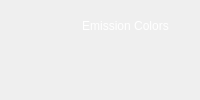
                            <widget class="QFrame" name="frame_53">
                             <property name="frameShape">
                              <enum>QFrame::NoFrame</enum>
                             </property>
                             <property name="frameShadow">
                              <enum>QFrame::Raised</enum>
                             </property>
                             <layout class="QVBoxLayout" name="verticalLayout_17">
                              <property name="spacing">
                               <number>0</number>
                              </property>
                              <property name="leftMargin">
                               <number>0</number>
                              </property>
                              <property name="topMargin">
                               <number>0</number>
                              </property>
                              <property name="rightMargin">
                               <number>0</number>
                              </property>
                              <property name="bottomMargin">
                               <number>0</number>
                              </property>
                              <item>
                               <widget class="QFrame" name="frame_60">
                                <property name="frameShape">
                                 <enum>QFrame::NoFrame</enum>
                                </property>
                                <property name="frameShadow">
                                 <enum>QFrame::Raised</enum>
                                </property>
                                <widget class="QLabel" name="label_23">
                                 <property name="geometry">
                                  <rect>
                                   <x>0</x>
                                   <y>0</y>
                                   <width>251</width>
                                   <height>51</height>
                                  </rect>
                                 </property>
                                 <property name="styleSheet">
                                  <string notr="true">font: 75 16pt &quot;Segoe UI&quot;;
color: rgb(255, 255, 255);</string>
                                 </property>
                                 <property name="text">
                                  <string>Emission Colors</string>
                                 </property>
                                 <property name="alignment">
                                  <set>Qt::AlignCenter</set>
                                 </property>
                                </widget>
                               </widget>
                              </item>
                              <item>
                               <widget class="QFrame" name="frame_61">
                                <property name="frameShape">
                                 <enum>QFrame::NoFrame</enum>
                                </property>
                                <property name="frameShadow">
                                 <enum>QFrame::Raised</enum>
                                </property>
                                <layout class="QHBoxLayout" name="horizontalLayout_33">
                                 <item>
                                  <widget class="QFrame" name="frame_62">
                                   <property name="frameShape">
                                    <enum>QFrame::NoFrame</enum>
                                   </property>
                                   <property name="frameShadow">
                                    <enum>QFrame::Raised</enum>
                                   </property>
                                   <layout class="QHBoxLayout" name="horizontalLayout_32">
                                    <item>
                                     <widget class="QPushButton" name="pushButton_red_zstack">
                                      <property name="minimumSize">
                                       <size>
                                        <width>23</width>
                                        <height>23</height>
                                       </size>
                                      </property>
                                      <property name="maximumSize">
                                       <size>
                                        <width>23</width>
                                        <height>23</height>
                                       </size>
                                      </property>
                                      <property name="styleSheet">
                                       <string notr="true">QPushButton{
	border:none;

	background-image: url(:/floresansPrefix/redUnPressed.png);
}</string>
                                      </property>
                                      <property name="text">
                                       <string/>
                                      </property>
                                     </widget>
                                    </item>
                                    <item>
                                     <widget class="QPushButton" name="pushButton_green_zstack">
                                      <property name="minimumSize">
                                       <size>
                                        <width>23</width>
                                        <height>23</height>
                                       </size>
                                      </property>
                                      <property name="maximumSize">
                                       <size>
                                        <width>23</width>
                                        <height>23</height>
                                       </size>
                                      </property>
                                      <property name="styleSheet">
                                       <string notr="true">QPushButton{
	background-image: url(:/floresansPrefix/greenUnPressed.png);
	border:none;
}</string>
                                      </property>
                                      <property name="text">
                                       <string/>
                                      </property>
                                     </widget>
                                    </item>
                                    <item>
                                     <widget class="QPushButton" name="pushButton_blue_zstack">
                                      <property name="minimumSize">
                                       <size>
                                        <width>23</width>
                                        <height>23</height>
                                       </size>
                                      </property>
                                      <property name="maximumSize">
                                       <size>
                                        <width>23</width>
                                        <height>23</height>
                                       </size>
                                      </property>
                                      <property name="styleSheet">
                                       <string notr="true">QPushButton{
	
	background-image: url(:/floresansPrefix/blueUnPressed.png);
	border:none;
}</string>
                                      </property>
                                      <property name="text">
                                       <string/>
                                      </property>
                                     </widget>
                                    </item>
                                    <item>
                                     <widget class="QPushButton" name="pushButton_uv_zstack">
                                      <property name="minimumSize">
                                       <size>
                                        <width>23</width>
                                        <height>24</height>
                                       </size>
                                      </property>
                                      <property name="maximumSize">
                                       <size>
                                        <width>23</width>
                                        <height>24</height>
                                       </size>
                                      </property>
                                      <property name="styleSheet">
                                       <string notr="true">QPushButton{
	
	background-image: url(:/floresansPrefix/uv_button_unpressed.png);
	border:none;
}</string>
                                      </property>
                                      <property name="text">
                                       <string/>
                                      </property>
                                     </widget>
                                    </item>
                                    <item>
                                     <widget class="QPushButton" name="pushButton_white_zstack">
                                      <property name="minimumSize">
                                       <size>
                                        <width>25</width>
                                        <height>25</height>
                                       </size>
                                      </property>
                                      <property name="maximumSize">
                                       <size>
                                        <width>25</width>
                                        <height>25</height>
                                       </size>
                                      </property>
                                      <property name="styleSheet">
                                       <string notr="true">QPushButton{
background-image: url(:/floresansPrefix/whiteUnpressed.png);
border:none;
}</string>
                                      </property>
                                      <property name="text">
                                       <string/>
                                      </property>
                                     </widget>
                                    </item>
                                   </layout>
                                  </widget>
                                 </item>
                                </layout>
                               </widget>
                              </item>
                             </layout>
                            </widget>
